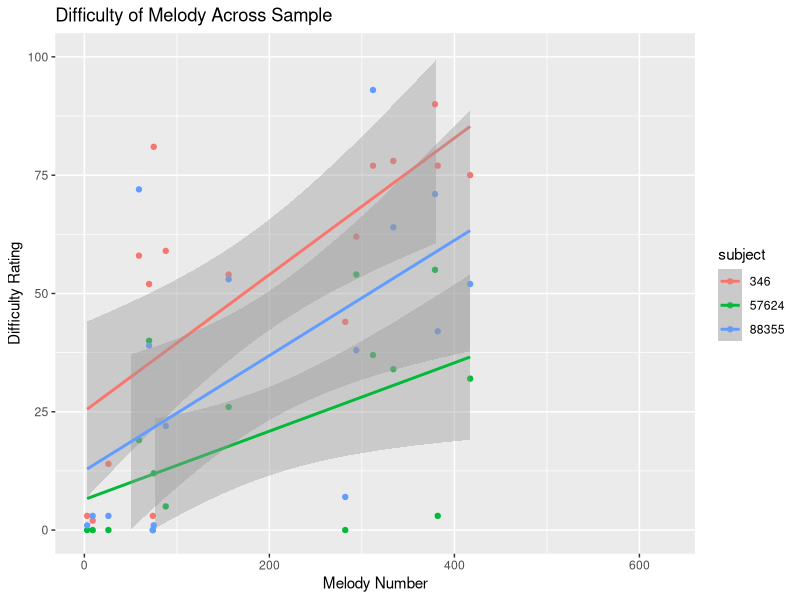
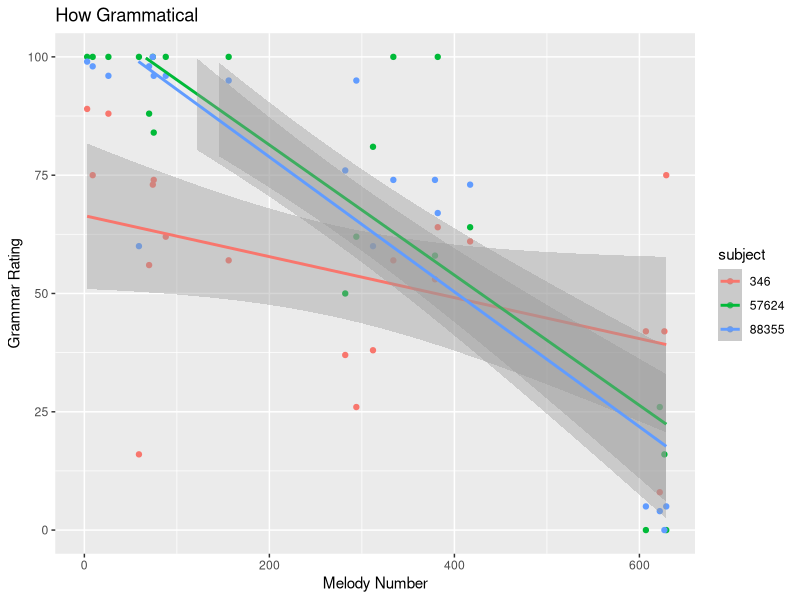

Write R code to recreate these figures, in order.
#======================================================================================================
# Analyze and Clean Survey Data
#--------------------------------------------------
library(tidyverse)
#--------------------------------------------------

dictation_survey <- read_csv("aural_survey/Dictation_Survey_Responses.csv")
View(dictation_survey)

#--------------------------------------------------
# Create Melody Number
head(dictation_survey)

get_melody_number <- function(x){
  x %>%
    str_remove_all(pattern = "[:alpha:]")
}

dictation_survey$melody_number <- as.numeric(get_melody_number(dictation_survey$stimulus))
dictation_survey$subject <- as.character(dictation_survey$subject)

make_semester_category <- function(x){
  
  x[x == 0] <- "First Semester"
  x[x == 1] <- "Second Semester"
  x[x == 2] <- "Third Semester"
  x[x == 3] <- "Fourth Semester"
  x[x == 4] <- "Advanced Undergraduate"
  x[x == 5] <- "Graduate Studies"
  x
}

dictation_survey$What_Semester <- make_semester_category(dictation_survey$What_Semester)

#======================================================================================================
# Things to Begin to Plot
# List of All Melodies Use in Chapter
# Basic Demographics of Survey Participants
#--------------------------------------------------
# Calculate IRR for Each Participant for

#--------------------------------------------------
# 


#--------------------------------------------------
# Difficulty for Average 2nd Year 
dictation_survey %>%
  filter(melody_number < 500) %>%
  ggplot(aes(x = melody_number, y = Difficulty_2nd_Year, color = subject)) +
  geom_point() + geom_smooth(method = "lm") + 
  labs(title = "Difficulty of Melody Across Sample",
       x = "Melody Number",
       y = "Difficulty Rating") + 
  scale_x_continuous(limits = c(0, 629)) + 
  scale_y_continuous(limits = c(0,100))

#--------------------------------------------------
# Grammatical 
dictation_survey %>%
  ggplot(aes(x = melody_number, y = Grammar, color = subject)) +
  geom_point() + geom_smooth(method = "lm") + 
  labs(title = "How Grammatical",
       x = "Melody Number",
       y = "Grammar Rating") + 
  scale_x_continuous(limits = c(0, 629)) + 
  scale_y_continuous(limits = c(0,100))


# http://www.cookbook-r.com/Statistical_analysis/Inter-rater_reliability/
# ICC
#--------------------------------------------------
# Calculate All ICC 
#--------------------------------------------------
# Semester -- Use Ranked Data 




# Semester -- ranked data
# Average Difficulty for second year -- ICC
# Adherence to grammatical syntax of common pratice -- ICC


#--------------------------------------------------
# Figure 1
# * Plot X axis of Index of Melody ~ Semester, Average Difficulty, Adherence to Grammatrial Syntax

#--------------------------------------------------
# Figure 2
# Plot basic Correlations between grammatical coherence and difficulty

#--------------------------------------------------
# Introduce Fantastic
# Merge on Dataset

#--------------------------------------------------
# Figure 3
# Difficulty level for average year undergraduate as DV
# Series of Linear Models
# Number of Notes
# FANTASTIC Features....

#--------------------------------------------------
# Extended Discussion on linear modeling
# Collinearity

#--------------------------------------------------
# Figure 4
# PCA of Features used BEFORE in complexity measures
# Predict difficulty from PCA

#--------------------------------------------------
# Also explore with Cum Inf Content
#


